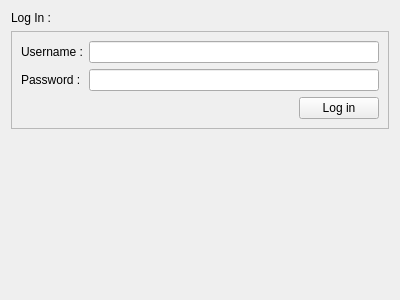
<?xml version="1.0" encoding="UTF-8"?>
<ui version="4.0">
 <class>WikiClientWidget</class>
 <widget class="QWidget" name="WikiClientWidget">
  <property name="geometry">
   <rect>
    <x>0</x>
    <y>0</y>
    <width>400</width>
    <height>300</height>
   </rect>
  </property>
  <property name="windowTitle">
   <string>Form</string>
  </property>
  <layout class="QGridLayout" name="gridLayout_2">
   <item row="0" column="0">
    <layout class="QVBoxLayout" name="verticalLayout">
     <item>
      <widget class="QLabel" name="label">
       <property name="text">
        <string>Log In :</string>
       </property>
      </widget>
     </item>
     <item>
      <widget class="QFrame" name="loginForm">
       <property name="frameShape">
        <enum>QFrame::StyledPanel</enum>
       </property>
       <property name="frameShadow">
        <enum>QFrame::Raised</enum>
       </property>
       <layout class="QGridLayout" name="gridLayout">
        <item row="0" column="0">
         <widget class="QLabel" name="label_2">
          <property name="text">
           <string>Username :</string>
          </property>
         </widget>
        </item>
        <item row="0" column="1">
         <widget class="QLineEdit" name="username"/>
        </item>
        <item row="1" column="0">
         <widget class="QLabel" name="label_3">
          <property name="text">
           <string>Password :</string>
          </property>
         </widget>
        </item>
        <item row="1" column="1">
         <widget class="QLineEdit" name="password">
          <property name="echoMode">
           <enum>QLineEdit::Password</enum>
          </property>
         </widget>
        </item>
        <item row="2" column="0" colspan="2">
         <layout class="QHBoxLayout" name="horizontalLayout">
          <item>
           <spacer name="horizontalSpacer">
            <property name="orientation">
             <enum>Qt::Horizontal</enum>
            </property>
            <property name="sizeHint" stdset="0">
             <size>
              <width>60</width>
              <height>20</height>
             </size>
            </property>
           </spacer>
          </item>
          <item>
           <widget class="QPushButton" name="loginButton">
            <property name="text">
             <string>Log in</string>
            </property>
           </widget>
          </item>
         </layout>
        </item>
       </layout>
      </widget>
     </item>
     <item>
      <widget class="QLabel" name="loginStatus">
       <property name="text">
        <string/>
       </property>
      </widget>
     </item>
    </layout>
   </item>
   <item row="1" column="0">
    <spacer name="verticalSpacer">
     <property name="orientation">
      <enum>Qt::Vertical</enum>
     </property>
     <property name="sizeHint" stdset="0">
      <size>
       <width>20</width>
       <height>151</height>
      </size>
     </property>
    </spacer>
   </item>
  </layout>
 </widget>
 <resources/>
 <connections/>
</ui>
